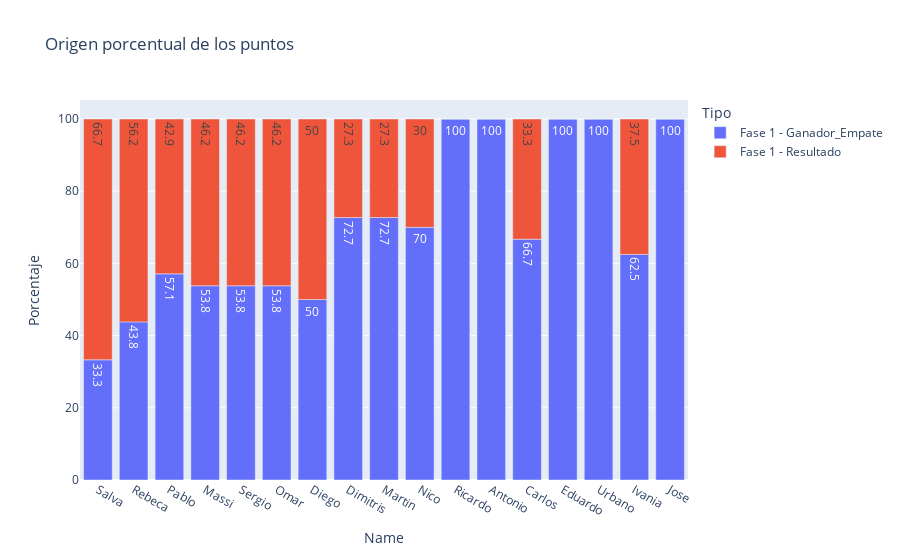

Notebook code cell kept with this figure:
### Code cell
df_stacked = df_ec.groupby(['Name','Fase'])[['Marcador','Ganador_Empate']].sum().reset_index()
df_stacked['Fase'] = 'Fase '+df_stacked['Fase'].astype(str)

df_stacked_1 = df_stacked[['Name', 'Fase', 'Marcador']]
df_stacked_1.columns = ['Name', 'Fase', 'Puntos']
df_stacked_1['Puntos'] = 3*df_stacked_1['Puntos'] 
df_stacked_1['Tipo'] = 'Resultado'

df_stacked_2 = df_stacked[['Name', 'Fase', 'Ganador_Empate']]
df_stacked_2.columns = ['Name', 'Fase', 'Puntos']
df_stacked_2['Tipo'] = 'Ganador_Empate'

df_stacked = pd.concat([df_stacked_1, df_stacked_2])
df_stacked['Tipo'] = df_stacked['Fase']+' - '+df_stacked['Tipo']

df_total = df_stacked.groupby('Name')['Puntos'].sum().reset_index()
df_total.columns =['Name', 'Total']

df_stacked = df_stacked.merge(df_total, on='Name', how='left')
df_stacked['Porcentaje'] = round(100*(df_stacked['Puntos']/df_stacked['Total']),1)


sorterIndex = dict(zip(list_positions, range(len(list_positions))))
df_stacked['Name_Rank'] = df_stacked['Name'].map(sorterIndex)
df_stacked = df_stacked.sort_values(['Name_Rank','Tipo'])

#display(df_stacked)

fig = px.bar(df_stacked, x='Name', y='Porcentaje', color='Tipo', text=df_stacked['Porcentaje'], title='Origen porcentual de los puntos')
fig.write_image("figuras/resultado_porcentual.png")
plot(fig, filename='figuras/ajepi_mundial_2022_porcentaje.html')
fig.show()

### Figure 1 — Plotly figure (JSON) as saved in the notebook; plotly's stock layout.template omitted (floating-point values rounded to 4 significant figures)
{"data": [{"alignmentgroup": "True", "hovertemplate": "Tipo=Fase 1 - Ganador_Empate<br>Name=%{x}<br>Porcentaje=%{text}<extra></extra>", "legendgroup": "Fase 1 - Ganador_Empate", "marker": {"color": "#636efa", "pattern": {"shape": ""}}, "name": "Fase 1 - Ganador_Empate", "offsetgroup": "Fase 1 - Ganador_Empate", "orientation": "v", "showlegend": true, "text": [33.3, 43.8, 57.1, 53.8, 53.8, 53.8, 50, 72.7, 72.7, 70, 100, 100, 66.7, 100, 100, 62.5, 100], "textposition": "auto", "type": "bar", "x": ["Salva", "Rebeca", "Pablo", "Massi", "Sergio", "Omar", "Diego", "Dimitris", "Martin", "Nico", "Ricardo", "Antonio", "Carlos", "Eduardo", "Urbano", "Ivania", "Jose"], "xaxis": "x", "y": [33.3, 43.8, 57.1, 53.8, 53.8, 53.8, 50, 72.7, 72.7, 70, 100, 100, 66.7, 100, 100, 62.5, 100], "yaxis": "y"}, {"alignmentgroup": "True", "hovertemplate": "Tipo=Fase 1 - Resultado<br>Name=%{x}<br>Porcentaje=%{text}<extra></extra>", "legendgroup": "Fase 1 - Resultado", "marker": {"color": "#EF553B", "pattern": {"shape": ""}}, "name": "Fase 1 - Resultado", "offsetgroup": "Fase 1 - Resultado", "orientation": "v", "showlegend": true, "text": [66.7, 56.2, 42.9, 46.2, 46.2, 46.2, 50, 27.3, 27.3, 30, 0, 0, 33.3, 0, 0, 37.5, 0], "textposition": "auto", "type": "bar", "x": ["Salva", "Rebeca", "Pablo", "Massi", "Sergio", "Omar", "Diego", "Dimitris", "Martin", "Nico", "Ricardo", "Antonio", "Carlos", "Eduardo", "Urbano", "Ivania", "Jose"], "xaxis": "x", "y": [66.7, 56.2, 42.9, 46.2, 46.2, 46.2, 50, 27.3, 27.3, 30, 0, 0, 33.3, 0, 0, 37.5, 0], "yaxis": "y"}], "layout": {"barmode": "relative", "legend": {"title": {"text": "Tipo"}, "tracegroupgap": 0}, "title": {"text": "Origen porcentual de los puntos"}, "xaxis": {"anchor": "y", "domain": [0, 1], "title": {"text": "Name"}}, "yaxis": {"anchor": "x", "domain": [0, 1], "title": {"text": "Porcentaje"}}}}
